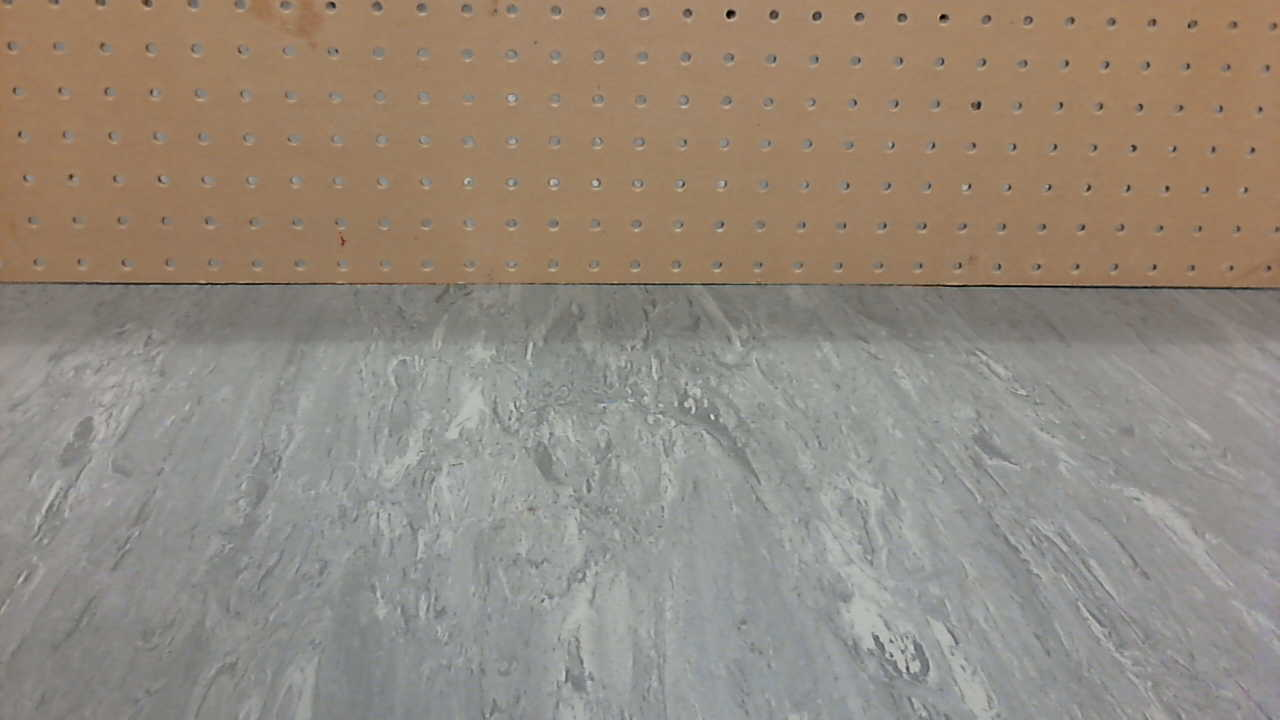
#> input picture imgs/histogram/background.png, 1280 x 720 px
$ jupyter execute 'Colour Histogram.ipynb'   (shell and % lines are left out)   (Python 2 division)
#> lines starting #> are read from the running program, lines starting #| are printed output that depends on the picture
[cell 1]
# Import matplotlib to display images
import matplotlib.pyplot as plt
# Set the default size of the figures to be
# width 15.0 and height 13.0 units.
plt.rcParams['figure.figsize'] = (15.0, 13.0)

# Import NumPy in order to execute array operations efficiently.
import numpy as np

# Enable the OpenCV 3 module. The module name is not changed to
# cv3 yet which could be quite confusing sometimes.
import cv2

# This is a helper function which displays an OpenCV image
def display(img):
    # OpenCV stores images in B G R sequence, so we need
    # to explicitly convert it to R G B in order to plot
    # with matplotlib
    img = cv2.cvtColor(img, cv2.COLOR_BGR2RGB)
    plt.imshow(img)

You can easily read images from files with OpenCV. Color images are stored as 3-dimensional arrays [height] x [width] x [colors].

[cell 2]
img = cv2.imread("imgs/histogram/background.png")
#> img is the input picture: shape (720, 1280, 3); mean B, G, R 125.1, 137.6, 148.2
# Show the image
display(img)
print "Image array size [H x W x C]: "
print(img.shape)
#| (720, 1280, 3)

Once loaded, you can perform various functions on an image. Let's calculate the colour histogram of the image.

[cell 3]
# Create the bins for each colour channel and set each
# bin to 0. We would like to have 64 bins per colour
r_bins = np.zeros(64)
g_bins = np.zeros(64)
b_bins = np.zeros(64)


# Iterate over each pixel in the image.
for i in range(0, img.shape[0]):     # First loop over each row
    for j in range(0, img.shape[1]): # Then loop over each column
        # Get the color of the pixel
        pixel = img[i, j, :]   # the BGR values of the pixel.

        # Get each color separately. Remeber that OpenCV stores
        # images in BGR format, not RGB.
        r = pixel[2]           # the R value of the pixel
        g = pixel[1]           # the G value of the pixel
        b = pixel[0]           # the B value of the pixel

        # Accumulate the count of each colour value. The maximum
        # colour value is 255 and we have 64 bins so we need to
        # divide the colour by 4 in order to get a bin index.
        r_bins[r / 4] += 1
        g_bins[g / 4] += 1
        b_bins[b / 4] += 1
#> after the loop, b_bins = 64 values, max 94949 at index 24, min 0 at index 56, mean 14400; g_bins = 64 values, max 135754 at index 32, min 0 at index 54, mean 14400; r_bins = 64 values, max 142940 at index 38, min 0 at index 56, mean 14400

# Plot the histograms for each colour
plt.plot(r_bins, 'r')
plt.plot(g_bins, 'g')
plt.plot(b_bins, 'b')
plt.xlim([0,64])
plt.show()
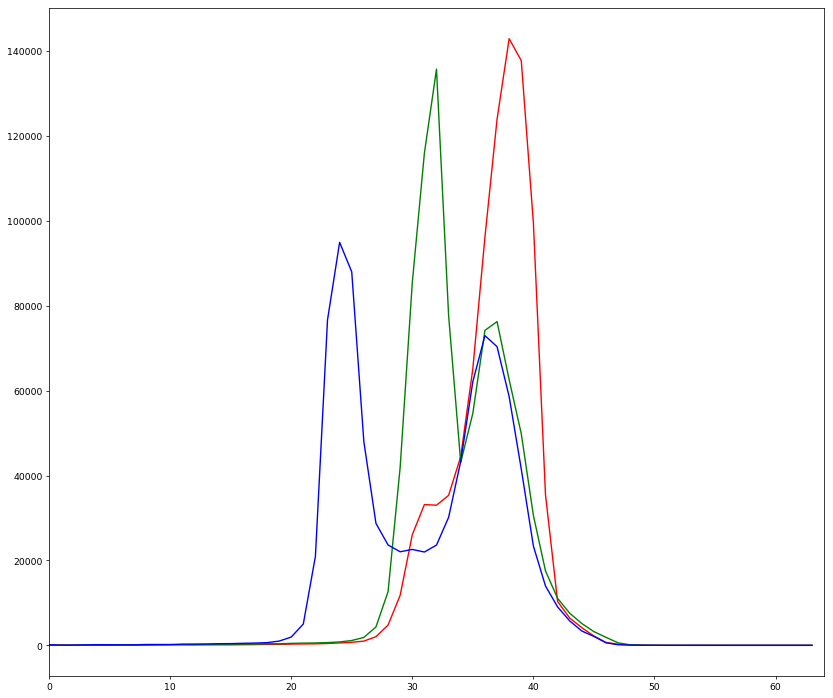
#> figure drawn by matplotlib, 1 panel; curve peaks at x = 38, y = 142940; curve peaks at x = 32, y = 135754; curve peaks at x = 24, y = 94949

The previous example was useful to demonstrate simple pixel operations, however in practice you should use functions provided by OpenCV. You can get the colour histogram of an image with a single OpenCV function:

[cell 4]
# calcHist is a function provided by OpenCV
r_bins = cv2.calcHist([img],    # a list of the images to be process
                      [2],      # index of channel to be process
                      None,     # mask, we do not use any
                      [64],     # number of bins in the histogram
                      [0, 256]) # range of the histogram
g_bins = cv2.calcHist([img], [1], None, [64], [0, 256])
b_bins = cv2.calcHist([img], [0], None, [64], [0, 256])

# Plot the histograms for each colour
plt.plot(r_bins, 'r')
plt.plot(g_bins, 'g')
plt.plot(b_bins, 'b')
plt.xlim([0,64])
plt.show()

Let's load an image of the same background, but with a red object in the front.

[cell 5]
obj_img = cv2.imread("imgs/histogram/red_object.png")
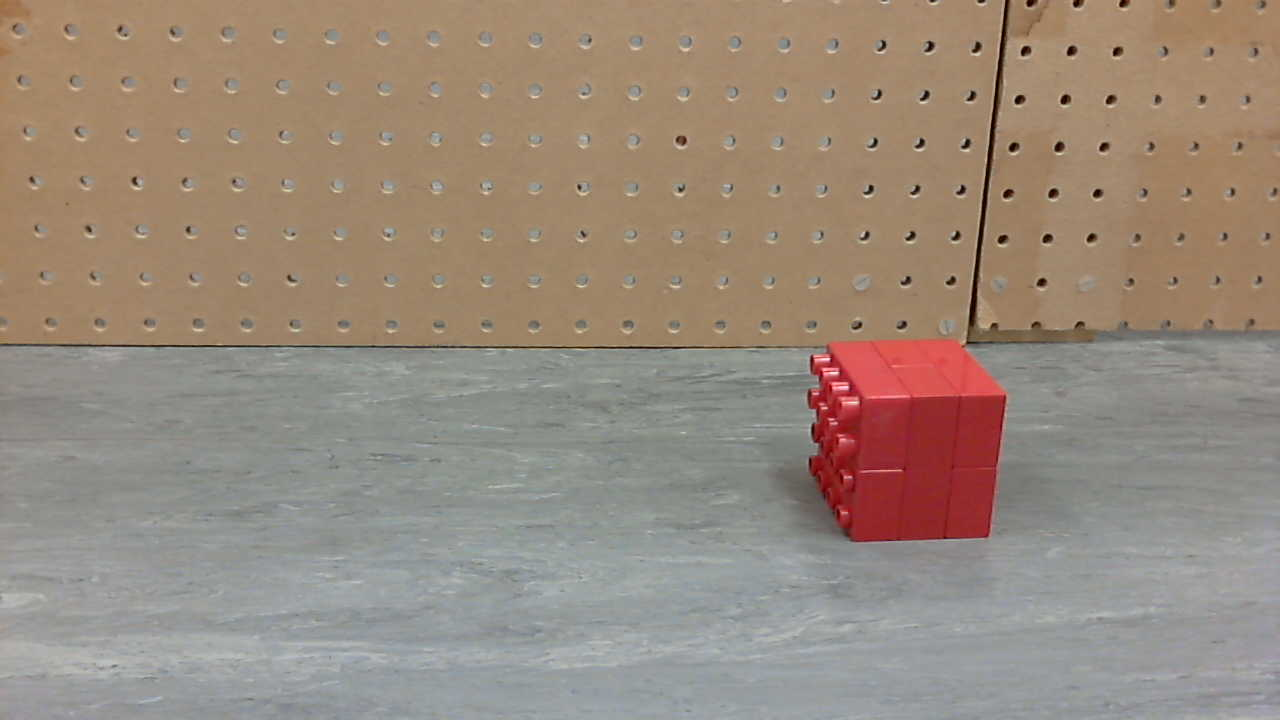
#> input picture imgs/histogram/red_object.png, 1280 x 720 px
#> obj_img is the input picture: shape (720, 1280, 3); mean B, G, R 124.1, 137.8, 153
display(obj_img)

Now let's calculate the histogram of the new image with an object and compare it with the background image histogram.

[cell 6]
# Get the histograms for each channel
obj_r_bins = cv2.calcHist([obj_img], [2], None, [64], [0, 256])
#> obj_r_bins = 64 values, max 173066 at index 39, min 0 at index 0, mean 14400
obj_g_bins = cv2.calcHist([obj_img], [1], None, [64], [0, 256])
#> obj_g_bins = 64 values, max 171414 at index 33, min 0 at index 58, mean 14400
obj_b_bins = cv2.calcHist([obj_img], [0], None, [64], [0, 256])
#> obj_b_bins = 64 values, max 131402 at index 26, min 0 at index 59, mean 14400

# Plot the old histogram and the new one in a 3x2 grid
plt.subplot(3, 2, 1)
plt.title("Red Object")
plt.plot(obj_r_bins, 'r')
plt.ylim([0,180000])
plt.xlim([0,64])

plt.subplot(3, 2, 2)
plt.title("Only Background")
plt.plot(r_bins, 'r')
plt.ylim([0,180000])
plt.xlim([0,64])

plt.subplot(3, 2, 3)
plt.plot(obj_g_bins, 'g')
plt.ylim([0,180000])
plt.xlim([0,64])

plt.subplot(3, 2, 4)
plt.plot(g_bins, 'g')
plt.ylim([0,180000])
plt.xlim([0,64])

plt.subplot(3, 2, 5)
plt.plot(obj_b_bins, 'b')
plt.ylim([0,180000])
plt.xlim([0,64])

plt.subplot(3, 2, 6)
plt.plot(b_bins, 'b')
plt.ylim([0,180000])
plt.xlim([0,64])

plt.show()
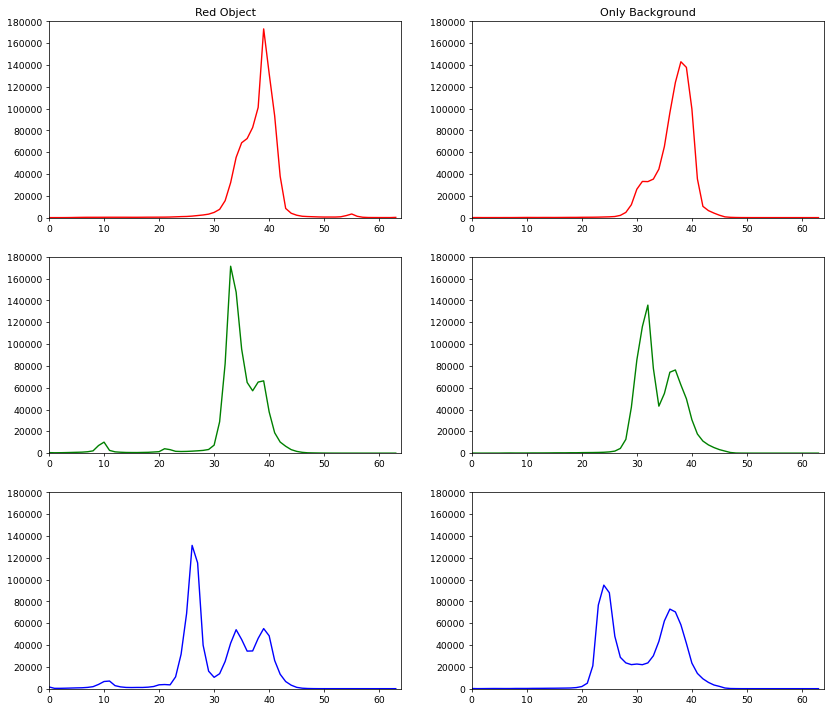
#> figure drawn by matplotlib, 6 panels; panel 1: curve peaks at x = 39, y = 173066; panel 2: curve peaks at x = 38, y = 142940; panel 3: curve peaks at x = 33, y = 171414; panel 4: curve peaks at x = 32, y = 135754
